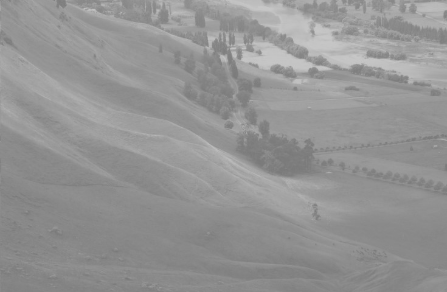
#> input picture images/histogram.png, 447 x 292 px
$ jupyter execute 'OpenCV_011_히스토그램_주파수영역처리_배포용.ipynb'
#> lines starting #> are read from the running program, lines starting #| are printed output that depends on the picture
<table border=1 width=100%>
    <tr><td style="border: 1px solid black; width:600px; height:30px; text-align: center;"><font size=4 color=blue><b>[10차시] 학습목표</b></font></td></tr>
    <tr><td style="border: 1px solid black; text-align: left;"><font size=3>

○ 히스토그램에 대해 학습하고 이미지의 히스토그램을 표시해 본다<br><br>
○ 주파수의 개념에 대해 학습한다<br><br>
○ 주파수 기반 처리 방법에 대해 학습한다

</font></td></tr>
</table>

# 히스토그램 (histogram)

## 개념

- 히스토그램 (Histogram) : 이미지의 색상 별로 픽셀의 개수를 그래프로 표시한 것
- Numpy, Matplotlib 라이브러리에서 함수를 제공하지만 OpenCV에서 제공하는 calcHist() 함수가 가장 성능이 좋음

## gray 이미지의 히스토그램

- <font color=red>calcHist([이미지], [채널], 특정 부분 마스크, [색상 개수], [픽셀값의 범위])</font>
   - 채널은 흑백영상인 경우는 0, 칼라영상인 경우는 R(0), G(1), B(2)

[cell 1]
import cv2
import matplotlib.pyplot as plt

[cell 2]
img = cv2.imread('images/histogram.png', cv2.IMREAD_COLOR)
#> img is the input picture: shape (292, 447, 3); min 121, max 199, mean 148
img_gray = cv2.cvtColor(img, cv2.COLOR_BGR2GRAY)

plt.figure(figsize=(12,3))

plt.subplot(1, 2, 1)
plt.imshow(img_gray, cmap='gray')
plt.axis('off')
plt.title('original')

# 히스토그램 계산
hist = cv2.calcHist([img_gray], [0], None, [256], [0, 255])
#> hist = 256 values, max 5925 at index 137, min 0 at index 0, mean 509.9

plt.subplot(1, 2, 2)
plt.plot(hist)
plt.title('histogram')
plt.xlim([0, 255])

# 픽셀이 120~200 사이에 분포한다

# 픽셀이 중앙에 집중적으로 분포되어있다 - 흐릿한 이미지
# 픽셀이 0 근처에 집중적으로 분포되어 있다 - 어두운 이미지
# 픽셀이 255 근처에 집중적으로 분포되어 있다 - 흐릿한 밝은 이미지
# 픽셀이 골고루 분포되어 있다 - 선명한 이미지
# 픽셀이 0과 255쪽에 중앙보다 더 많이 분포한다 - 더 선명한 이미지
#> figure, not shown here; panel 2: curve peaks at x = 137, y = 5925

##  칼라 이미지의 히스토그램

[cell 3]
img = cv2.imread('images/back1.png', cv2.IMREAD_COLOR)
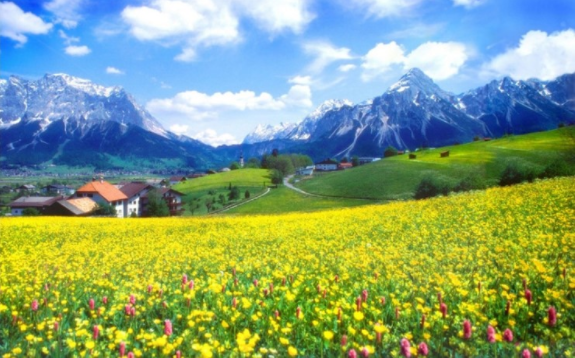
#> input picture images/back1.PNG, 575 x 358 px, found by its file name
#> img is the input picture: shape (358, 575, 3); mean B, G, R 123.3, 161.4, 134.1
img = cv2.cvtColor(img, cv2.COLOR_BGR2RGB)


plt.figure(figsize=(12,3))

plt.subplot(1, 2, 1)
plt.imshow(img)
plt.axis('off')
plt.title('original')

# 히스토그램 계산
red_hist = cv2.calcHist([img], [0], None, [256], [0, 255])
#> red_hist = 256 values, max 1203 at index 96, min 0 at index 255, mean 801.6
green_hist = cv2.calcHist([img], [1], None, [256], [0, 255])
#> green_hist = 256 values, max 1757 at index 191, min 0 at index 0, mean 800.4
blue_hist = cv2.calcHist([img], [2], None, [256], [0, 255])
#> blue_hist = 256 values, max 10010 at index 253, min 0 at index 255, mean 777

plt.subplot(1, 2, 2)
plt.plot(red_hist, 'r')
plt.plot(green_hist, 'g')
plt.plot(blue_hist, 'b')
plt.title('histogram')

# 파란색이 밝은 쪽에 가장 많이 분포
# 빨간색과 녹색이 적체 색상에 골고루 분포 - 노란색이 많다
# 밝은 쪽에서 빨간색보다 녹색이 많다 - 밝은 녹색이 많다
#> figure, not shown here; panel 2: curve peaks at x = 96, y = 1203; panel 2: curve peaks at x = 191, y = 1757; panel 2: curve peaks at x = 253, y = 10010

## 히스토그램 균일화

- 색상 분포를 균일하게 변경하여 이미지의 콘트라스트를 강조하는 방법

- <font color=red>cv2.equalizeHist(img)</font> : 히스토그램 균일화 함수

- 콘트라스트가 너무 강조된 경향이 있으므로 cv2.createCLAHE() 함수를 적용하면 더 나은 결과가 가능함.

[cell 4]
img_gray2 = cv2.equalizeHist((img_gray))
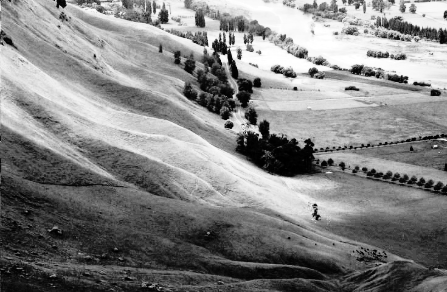
#> img_gray2: shape (292, 447); min 0, max 255, mean 130.8

hist2 = cv2.calcHist([img_gray2], [0], None, [256], [0, 255])
#> hist2 = 256 values, max 5925 at index 60, min 0 at index 6, mean 507.6

plt.figure(figsize=(12, 3))


plt.subplot(1, 2, 1)
plt.imshow(img_gray2, cmap='gray')
plt.axis('off')
plt.title('original')


plt.subplot(1, 2, 2)
plt.plot(hist2)
plt.title('histogram')
plt.xlim([0, 255])
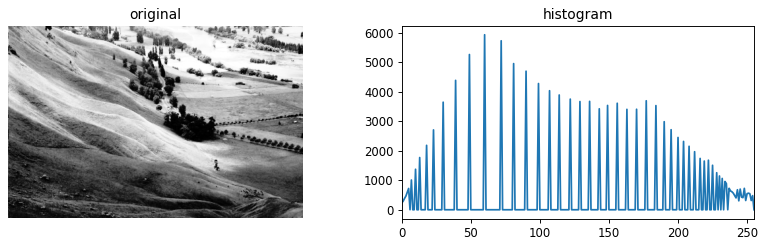
#> figure drawn by matplotlib, 2 panels; panel 2: curve peaks at x = 60, y = 5925

## 2차원 히스토그램

- 2개의 축(H, S)이 만나는 지점의 개수를 표현

[cell 5]
img = cv2.imread('images/back1.png', cv2.IMREAD_COLOR)
hsv = cv2.cvtColor(img, cv2.COLOR_BGR2HSV)
#> hsv: shape (358, 575, 3); mean H, S, V 69.2, 154.3, 188.1

# [0, 1] : H, S 채널
# [180, 256] : H값의 개수, S값의 개수
# [0, 179, 0, 255] : H값의 범위, S값의 범위
hist = cv2.calcHist([hsv], [0, 1], None, [180, 256], [0, 179, 0, 255])

plt.xlabel('Saturation')
plt.ylabel('Hue')
plt.imshow(hist, cmap='flag')
plt.colorbar()
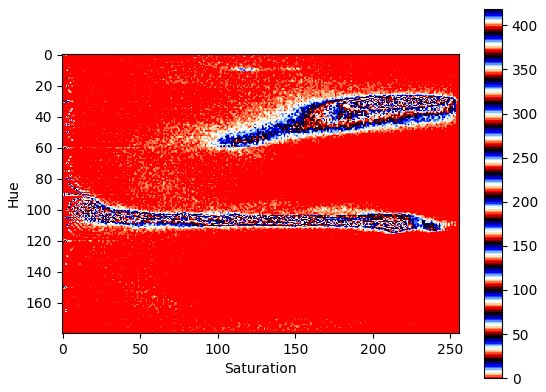
#> figure drawn by matplotlib, 2 panels

[cell 6]
img = cv2.imread('images/back3.png', cv2.IMREAD_COLOR)
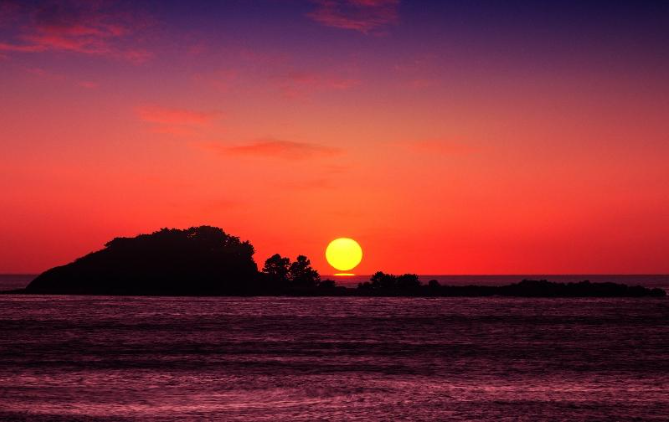
#> input picture images/back3.PNG, 669 x 423 px, found by its file name
#> img is the input picture: shape (423, 669, 3); mean B, G, R 57.3, 50.4, 135.6
hsv = cv2.cvtColor(img, cv2.COLOR_BGR2HSV)
#> hsv: shape (423, 669, 3); mean H, S, V 112.2, 173.2, 136.9

# [0, 1] : H, S 채널
# [180, 256] : H값의 개수, S값의 개수
# [0, 179, 0, 255] : H값의 범위, S값의 범위
hist = cv2.calcHist([hsv], [0, 1], None, [180, 256], [0, 179, 0, 255])
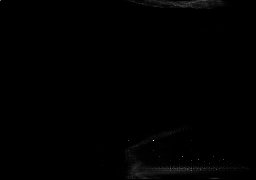
#> hist: shape (180, 256) float32; min 0, max 1496, mean 5.8; drawn with min black and max white

plt.xlabel('Saturation')
plt.ylabel('Hue')
plt.imshow(hist, cmap='cool')
plt.colorbar()
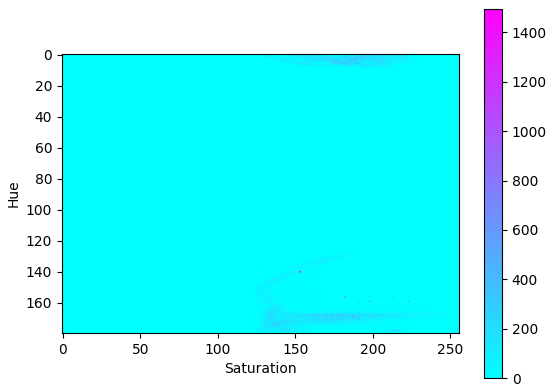
#> figure drawn by matplotlib, 2 panels

[cell 7]
img = cv2.imread('images/back2.png', cv2.IMREAD_COLOR)
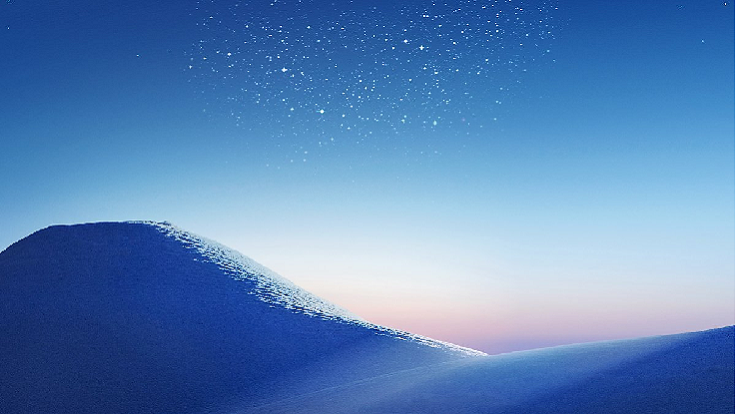
#> input picture images/back2.png, 736 x 414 px
#> img is the input picture: shape (414, 736, 3); mean B, G, R 183.4, 131.5, 90.2

hsv = cv2.cvtColor(img, cv2.COLOR_BGR2HSV)
#> hsv: shape (414, 736, 3); mean H, S, V 106.7, 143.5, 183.7
img = cv2.cvtColor(img, cv2.COLOR_BGR2RGB)

plt.imshow(img)
plt.show()

# [0, 1] : H, S 채널
# [180, 256] : H값의 개수, S값의 개수
# [0, 179, 0, 255] : H값의 범위, S값의 범위
hist = cv2.calcHist([hsv], [0, 1], None, [180, 256], [0, 179, 0, 255])
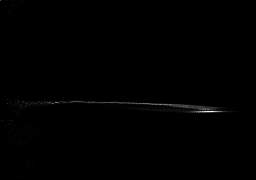
#> hist: shape (180, 256) float32; min 0, max 1940, mean 6.6; drawn with min black and max white

plt.xlabel('Saturation')
plt.ylabel('Hue')
plt.imshow(hist, cmap='cool')
plt.colorbar()
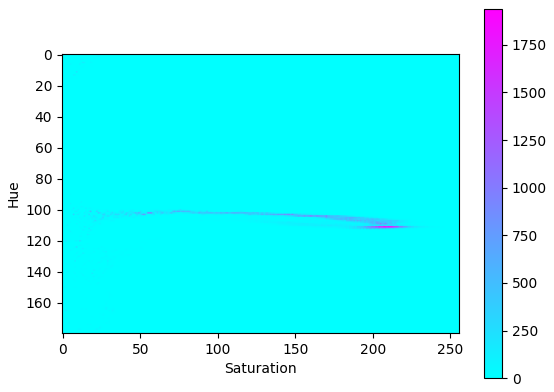
#> figure drawn by matplotlib, 2 panels
